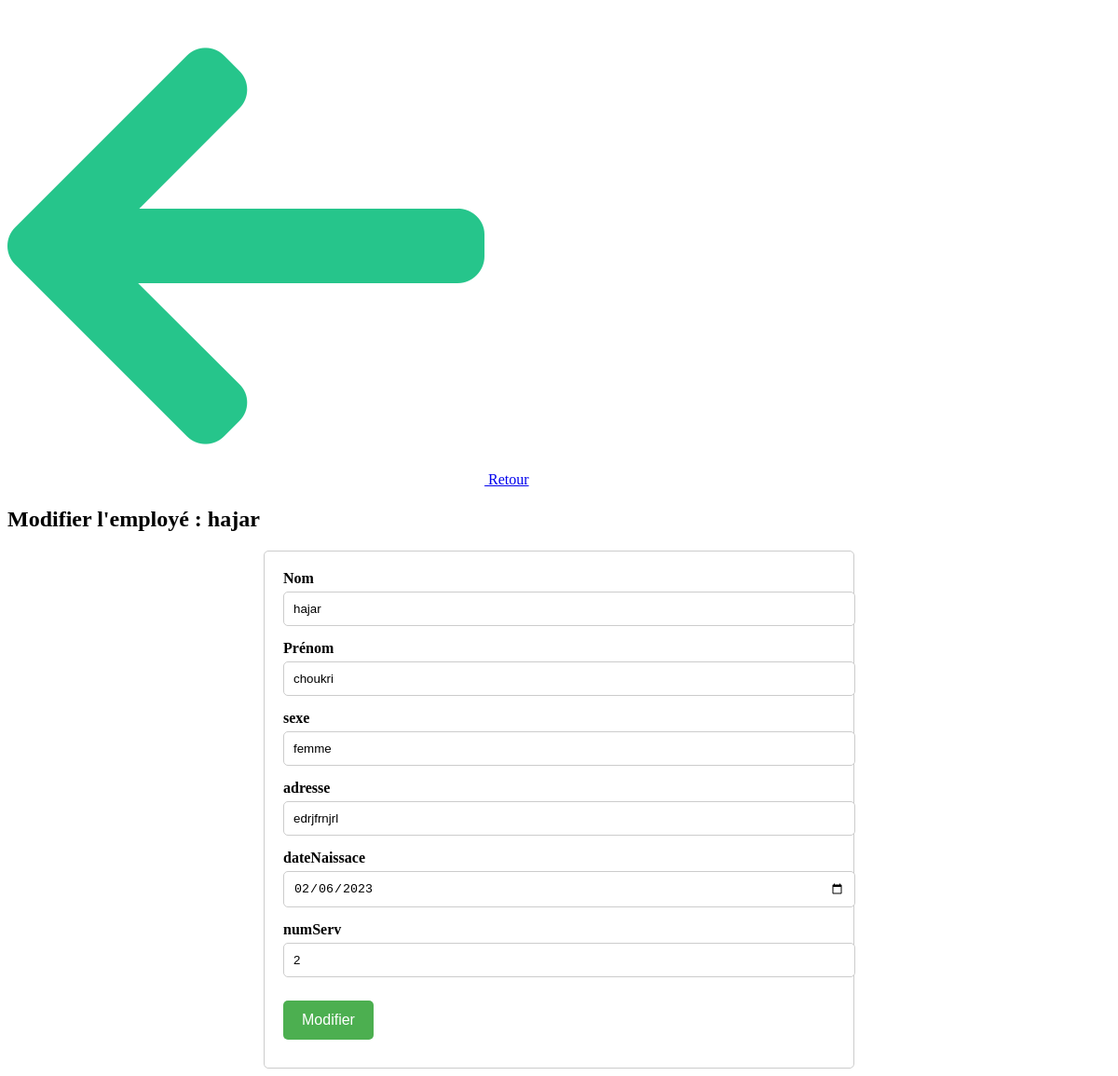
Page /editEmpl.php?id=15 on the committed database.
### tables this page shows
CREATE TABLE `employes` (
  `id` int(11) NOT NULL,
  `nom` varchar(50) NOT NULL,
  `prenom` varchar(50) NOT NULL,
  `sexe` varchar(10) NOT NULL,
  `adresse` varchar(255) NOT NULL,
  `dateNaissance` date NOT NULL,
  `numServ` int(11) DEFAULT NULL
);

### editEmpl.php (the view, shortened to what this page needs)
<!DOCTYPE html>
<html lang="en">
<head>
    <link rel="stylesheet" href="style.css">
</head>
<body>
<?php
          include_once "dbconnect.php";
          $id = $_GET['id'];
          $req = mysqli_query($conn , "SELECT * FROM employes WHERE id = $id");
          $row = mysqli_fetch_assoc($req);
    ?>
    <div class="form">
        <a href="allEmpls.php" class="back_btn"><img src="images/back.png"> Retour</a>
        <h2>Modifier l'employé : <?=$row['nom']?> </h2>
        <form action="" method="POST">
            <label>Nom</label>
            <input type="text" name="nom" value="<?=$row['nom']?>">
            <label>Prénom</label>
            <input type="text" name="prenom" value="<?=$row['prenom']?>">
            <label>sexe</label>
            <input type="text" name="sexe" value="<?=$row['sexe']?>">
            <label>adresse</label>
            <input type="text" name="adresse" value="<?=$row['adresse']?>">
            <label>dateNaissace</label>
            <input type="date" name="dateNaissance" value="<?=$row['dateNaissance']?>">
            <label>numServ</label>
            <input type="text" name="numServ" value="<?=$row['numServ']?>">
            <input type="submit" value="Modifier" name="button" >
        </form>
    </div>
</body>
</html>

### style.css (style rules this page uses)
form { border: 1px solid #ccc; padding: 20px; border-radius: 5px; }
label { display: inline-block; margin-bottom: 5px; font-weight: bold; }
input[type=text], input[type=date], select, textarea { padding: 10px; border: 1px solid #ccc; border-radius: 5px; margin-bottom: 15px; width: 100%; }
input[type=submit] { background-color: #4CAF50; border: none; color: white; padding: 12px 20px; text-decoration: none; margin: 10px 0; cursor: pointer; border-radius: 5px; font-size: 16px; }
form { margin: auto; width: 50%; }

### rows in the picture
employes: nom "hajar", prenom "choukri", sexe "femme", adresse "edrjfrnjrl", dateNaissance "02/06/2023", numServ "2"
